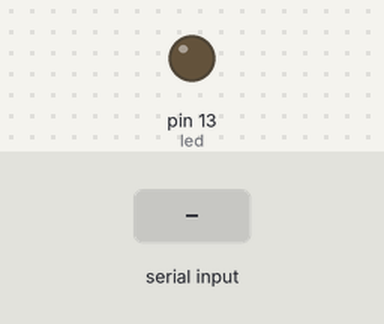
Bench run of a sketch on a simulated Arduino Uno, built with avr-gcc and run on an emulated ATmega328P. Shown: output pins drawn as LEDs (lit = HIGH). Inputs (shaded band) come from the test bench. What the sketch prints to the serial monitor is not drawn.

Above: at 1.2 s.
1.3 s: "1\n" received over Serial
Timing chart, 0 to 4.3 s (numbered marks = the images above; inputs shaded):
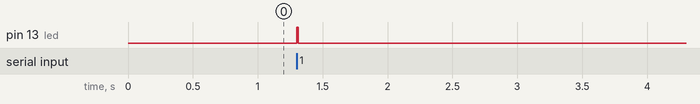

The sketch:

arduinoSensorREPL.ino
```cpp
// Pin 13 has an LED connected on most Arduino boards.
int led = 13;
int counter = 0;

// the setup routine runs once when you press reset:
void setup() {
  // initialize the digital pin as an output.
  pinMode(led, OUTPUT);
  while(!Serial);
  Serial.begin(9600);
  Serial.println("Arduino side started");
}

// the loop routine runs over and over again forever:
void loop() {
  if (Serial.available()) {
    Serial.print("|- ");
    digitalWrite(led, HIGH);
    char ch = Serial.read();
    while(ch != '\n' && ch != '\xff' && ch != '\r') {
      Serial.print(ch);
      // delay(1000);
      ch = Serial.read();
    }
    counter = 0;
    while(ch == '\n' || ch == '\xff' || ch == '\r') {
      ch = Serial.read();
      if((counter++) > 1000) {
        break;
      }
    }
    digitalWrite(led, LOW);
    Serial.println(" ;");
  }
}
```

Measured:
- after the input at 1.3 s, pin 13 (led): LOW → HIGH at once, → LOW 0.01 s later
